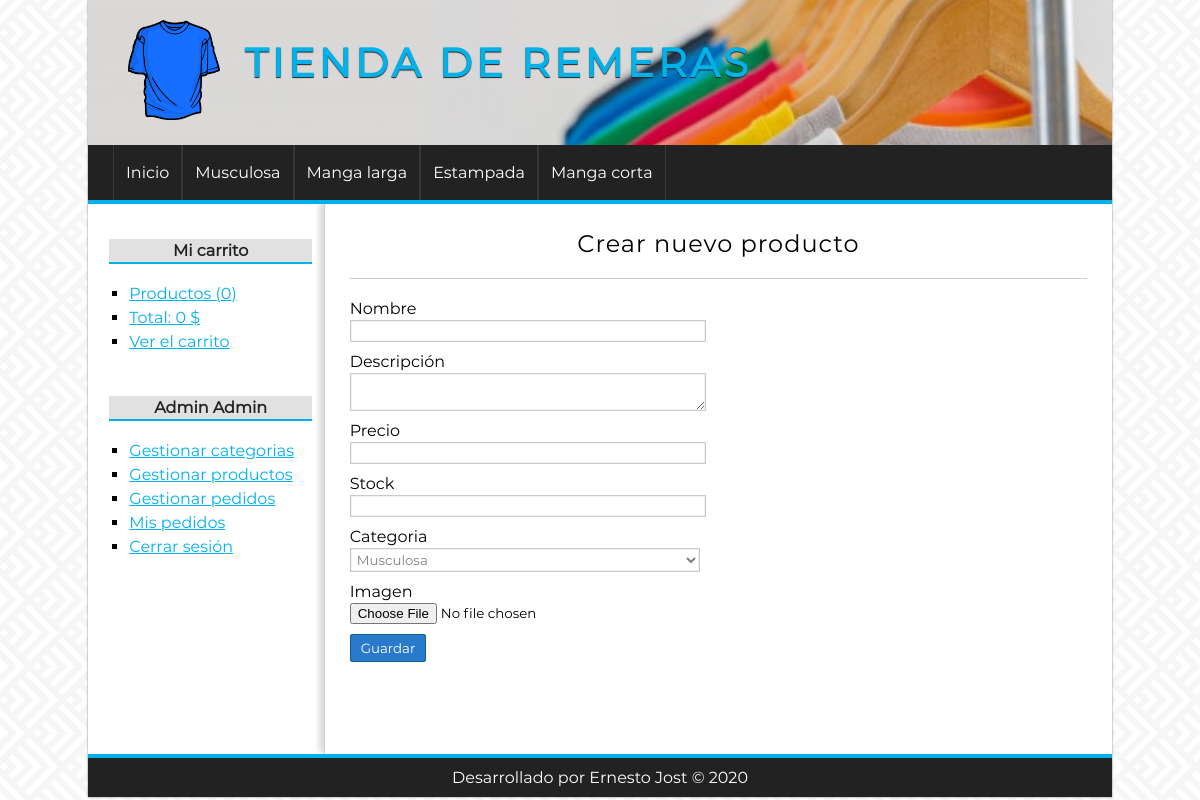
Page /producto/crear (signed in) on the committed database.
### tables this page shows
CREATE TABLE categorias(
id              int(255) auto_increment not null,
nombre          varchar(100) not null,
CONSTRAINT pk_categorias PRIMARY KEY(id) 
);

### config/db.php (called while the page is built)
<?php
class Database {
    public static function connect() {
        $db = new mysqli('localhost', 'root', '', 'tienda_remeras');
        $db->query("SET NAMES 'utf8'");
        return $db;
    }
}

### helpers/utils.php (called while the page is built, shortened)
<?php
class Utils {
    public static function showCategorias() {
        require_once 'models/categoria.php';
        $categoria = new Categoria();
        $categorias = $categoria->getAll();
        return $categorias;
    }
}

### models/categoria.php (called while the page is built, shortened)
<?php
class Categoria {
    private $db;
    public function __construct() {
        $this->db = Database::connect();
    }
    public function getAll() {
        $categorias = $this->db->query("SELECT * FROM categorias ORDER BY id DESC;");
        return $categorias;
    }
}

### controllers/productoController.php (called while the page is built, shortened)
<?php
class productoController {
    public function crear() {
        require_once 'views/producto/crear.php';
    }
}

### views/producto/crear.php (the view, shortened to what this page needs)
<?php if (isset($edit) && isset($pro) && is_object($pro)): ?>
    <h1>Editar producto <?= $pro->nombre ?></h1>
    <?php $url_action = base_url . "producto/save&id=" . $pro->id; ?>
<?php else: ?>
    <h1>Crear nuevo producto</h1>
    <?php $url_action = base_url . "producto/save"; ?>
<?php endif; ?>
<div class="form_container">
    <form action="<?= $url_action ?>" method="POST" enctype="multipart/form-data">
        <label for="nombre">Nombre</label>
        <input type="text" name="nombre" value="<?= isset($pro) && is_object($pro) ? $pro->nombre : ''; ?>"/>
        <label for="descripcion">Descripción</label>
        <textarea name="descripcion"><?= isset($pro) && is_object($pro) ? $pro->descripcion : ''; ?></textarea>
        <label for="precio">Precio</label>
        <input type="text" name="precio" value="<?= isset($pro) && is_object($pro) ? $pro->precio : ''; ?>"/>
        <label for="stock">Stock</label>
        <input type="number" name="stock" value="<?= isset($pro) && is_object($pro) ? $pro->stock : ''; ?>"/>
        <label for="categoria">Categoria</label>
        <?php $categorias = Utils::showCategorias(); ?>
        <select name="categoria">
            <?php while ($cat = $categorias->fetch_object()): ?>
                <option value="<?= $cat->id ?>" <?= isset($pro) && is_object($pro) && $cat->id == $pro->categoria_id ? 'selected' : ''; ?>>
                    <?= $cat->nombre ?>
                </option>
            <?php endwhile; ?>
        </select>
        <label for="imagen">Imagen</label>
        <input type="file" name="imagen" />
        <input type="submit" value="Guardar" />
    </form>
</div>

### views/layout/header.php (shortened to what this page needs)
<!DOCTYPE HTML>
<html lang="es">
    <head>
        <link rel="stylesheet" href="<?= base_url ?>assets/css/styles.css" />
    </head>
    <body>
        <div id="container">
            <header id="header">
                <div id="logo">
                    <img src="<?= base_url ?>assets/img/camiseta.png" alt="Remera Logo" />
                    <a href="<?= base_url ?>">
                        Tienda de remeras
                    </a>
                </div>
            </header>
            <?php $categorias = Utils::showCategorias(); ?>
            <nav id="menu">
                <ul>
                    <li>
                        <a href="<?= base_url ?>">Inicio</a>
                    </li>
                    <?php while ($cat = $categorias->fetch_object()): ?>
                        <li>
                            <a href="<?= base_url ?>categoria/ver&id=<?= $cat->id ?>"><?= $cat->nombre ?></a>
                        </li>
                    <?php endwhile; ?>
                </ul>
            </nav>
            <div id="content">

### assets/css/styles.css (style rules this page uses)
* { padding: 0px; margin: 0px; font-family: "Montserrat", sans-serif, Helvetica, Arial; }
body { background: url("../img/bg.png"); }
a { color: #01B1EA; }
#container { width: 1024px; margin: 0px auto; box-shadow: 0px 0px 2px gray; background: white; }
#header { height: 145px; background: no-repeat center/100% url("../img/fondo-cabecera.jpg"); }
#logo { padding: 20px; margin-left: 20px; float:left; }
#logo img { float:left; height: 100px; }
#logo a { float:left; font-size: 40px; letter-spacing: 4px; text-transform: uppercase; color: #01B1EA; font-weight: bold; text-decoration: none; margin-top: 18px; margin-left: 25px; text-shadow: 0px 1px 1px #222222; transition: all 300ms; }
#menu { clear:both; background: #222; color: white; height: 55px; border-bottom: 4px solid #01B1EA; }
#menu ul { list-style: none; text-decoration: none; margin: 0px auto; margin-left: 25px; }
#menu ul li { line-height: 55px; float:left; border-right: 1px solid #363636; }
#menu a { display: block; color: white; text-decoration: none; padding-left: 12px; padding-right: 12px; transition: all 300ms; }
#menu a:first-child { border-left: 1px solid #363636; }
#content { margin: 0px auto; overflow: hidden; background: white; }
.form_container { width: 50%; }
label, input[type="text"], input[type="password"], input[type="email"], input[type="number"], select, textarea { display:block; width: 95%; margin-top: 2px; margin-bottom: 2px; }
input[type="text"], input[type="password"], input[type="email"], input[type="number"], select, textarea { border: 1px solid #C9C9C9; box-shadow: 0px 0px 2px #ccc inset; background: white; padding: 2px; color: gray; transition: all 300ms; }
input[type="button"], input[type="submit"], button, .button { display: block; border-radius: 2px; width: auto; padding: 5px; padding-left: 10px; padding-right: 10px; color: white; background: #2979CD; border: 1px solid #11608E; cursor:pointer; }
label, input[type="button"], input[type="submit"], button { display:block; margin-top: 10px; }
#central h1 { font-size: 24px; font-weight: normal; letter-spacing: 1px; text-align: center; border-bottom: 1px solid #ccc; margin-bottom: 20px; padding: 20px; padding-top: 0px; }

### rows in the picture
categorias: nombre "Musculosa"
categorias: nombre "Manga larga"
categorias: nombre "Estampada"
categorias: nombre "Manga corta"

### other values in the picture
$stats['count'] "0"
$stats['total'] "0"
$_SESSION['identity']->nombre "Admin"
$_SESSION['identity']->apellidos "Admin"
form field categoria "Musculosa"
